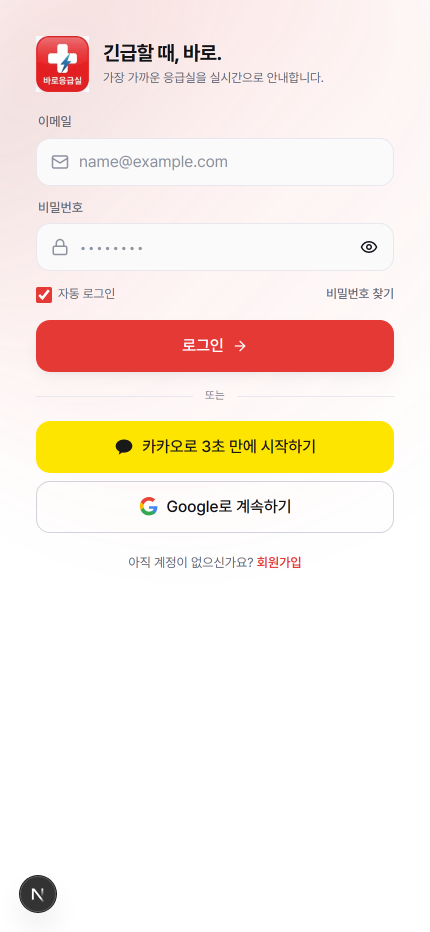
#> input picture .design-preview/video/01_login.png, 860 x 1864 px (shown at 1/2 size)
$ python -i compose.py   (imports and definitions only)   (older library calls are emulated)
#> lines starting #> are read from the running program, lines starting #| are printed output that depends on the picture; after the words box and inside, x2 and y2 are one past the last pixel; in counts of white or black regions, pixels touching at a corner belong together
"""
Compose the BaroER 60-70s YouTube promo video.

Architecture
------------
- 1920x1080 @ 30 fps, H.264 / AAC via moviepy (imageio-ffmpeg binary bundled).
- Scene-based storyboard (see STORYBOARD below). Each scene is a list of
  layered clips (background gradient, app screenshot, title, subtitle, keyword
  chips, progress bar).
- Text rendering: PIL with Malgun Gothic so all Korean glyphs render crisply
  even without ImageMagick installed (moviepy's TextClip requires IM).

Run:
    python scripts/video/compose.py
Outputs:
    out/baroer_promo_1080p.mp4
"""

from __future__ import annotations

import math
from dataclasses import dataclass, field
from pathlib import Path
from typing import Callable, Optional

import numpy as np
from PIL import Image, ImageDraw, ImageFilter, ImageFont

from moviepy.editor import (
    AudioFileClip,
    ColorClip,
    CompositeVideoClip,
    ImageClip,
    concatenate_videoclips,
)

# ---------------------------------------------------------------------------
# Config
# ---------------------------------------------------------------------------

ROOT = Path(__file__).resolve().parents[2]
CAP = ROOT / ".design-preview" / "video"
DP = ROOT / ".design-preview"
OUT = ROOT / "out"
# [1 line not run here, left out]

W, H = 1920, 1080
FPS = 30

FONT_BOLD = "C:/Windows/Fonts/malgunbd.ttf"
FONT_REG = "C:/Windows/Fonts/malgun.ttf"

# Brand palette (matches app)
BRAND = (220, 38, 38)         # primary red
BRAND_DARK = (127, 29, 29)
INK = (17, 24, 39)            # near-black
SUB = (107, 114, 128)
BG_TOP = (255, 245, 245)
BG_BOT = (250, 250, 252)
ACCENT = (245, 158, 11)

# ---------------------------------------------------------------------------
# PIL → ImageClip helpers
# ---------------------------------------------------------------------------

def _pil_to_clip(img: Image.Image, duration: float) -> ImageClip:
    return ImageClip(np.array(img.convert("RGBA"))).set_duration(duration)


def _load_font(size: int, bold: bool = True) -> ImageFont.FreeTypeFont:
    path = FONT_BOLD if bold else FONT_REG
    return ImageFont.truetype(path, size=size)


# [17 lines left out: functions _text_size, make_gradient_bg, not called in this run]


# Cached background so it's generated only once.
_BG_CACHE: Optional[Image.Image] = None


# [5 lines left out: function bg_clip, not called in this run]


# ---------------------------------------------------------------------------
# Decorative elements
# ---------------------------------------------------------------------------

def rounded_rect_mask(size, radius):
    w, h = size
    m = Image.new("L", size, 0)
    d = ImageDraw.Draw(m)
    d.rounded_rectangle((0, 0, w, h), radius=radius, fill=255)
    return m


def phone_frame(screenshot_path: Path, height: int = 880) -> Image.Image:
    """Render a mobile screenshot inside a subtle phone bezel."""
#> called with screenshot_path = '../../.design-preview/video/01_login.png', height = 880
    shot = Image.open(screenshot_path).convert("RGBA")
    sw, sh = shot.size
#> sw = 860; sh = 1864
    target_h = height
    target_w = int(sw * target_h / sh)
#> target_w = 406
    shot = shot.resize((target_w, target_h), Image.LANCZOS)
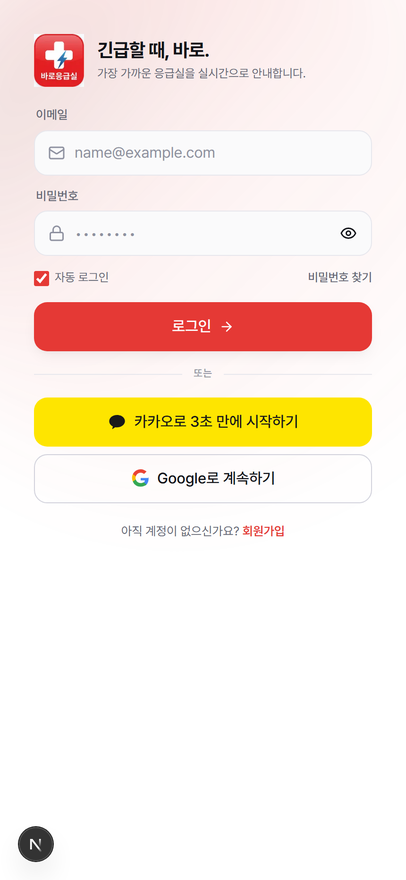
#> shot: PIL image 406x880 RGBA; mean R, G, B, A 249, 235.4, 225.3, 255

    pad = 14
    bezel_w = target_w + pad * 2
#> bezel_w = 434
    bezel_h = target_h + pad * 2
    bezel = Image.new("RGBA", (bezel_w, bezel_h), (255, 255, 255, 0))

    # Drop shadow
    shadow = Image.new("RGBA", (bezel_w + 60, bezel_h + 60), (0, 0, 0, 0))
#> shadow: PIL image 494x968 RGBA; every value is 0
    sd = ImageDraw.Draw(shadow)
    sd.rounded_rectangle(
        (30, 35, 30 + bezel_w, 35 + bezel_h),
        radius=58,
        fill=(20, 20, 30, 120),
    )
    shadow = shadow.filter(ImageFilter.GaussianBlur(18))
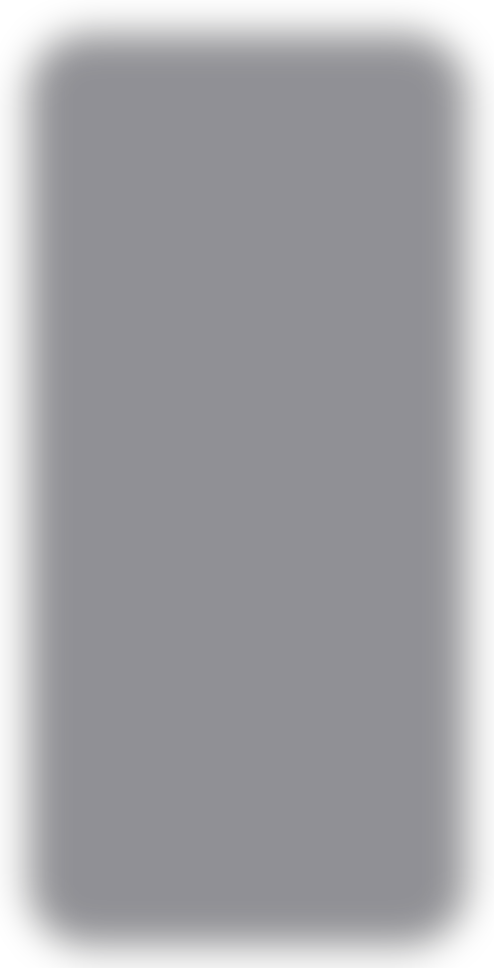
#> shadow: PIL image 494x968 RGBA; mean R, G, B, A 16.4, 16.4, 24.6, 98.3; transparent parts drawn white

    body = Image.new("RGBA", (bezel_w, bezel_h), (255, 255, 255, 255))
#> body: PIL image 434x908 RGBA; every value is 255
    bd = ImageDraw.Draw(body)
    bd.rounded_rectangle((0, 0, bezel_w, bezel_h), radius=54, outline=(220, 220, 230, 255), width=2)

    # Inner mask for screenshot
    mask = rounded_rect_mask((target_w, target_h), 42)
#> in rounded_rect_mask, `m = Image.new("L", size, 0)`: m: PIL image 406x880 L; every value is 0
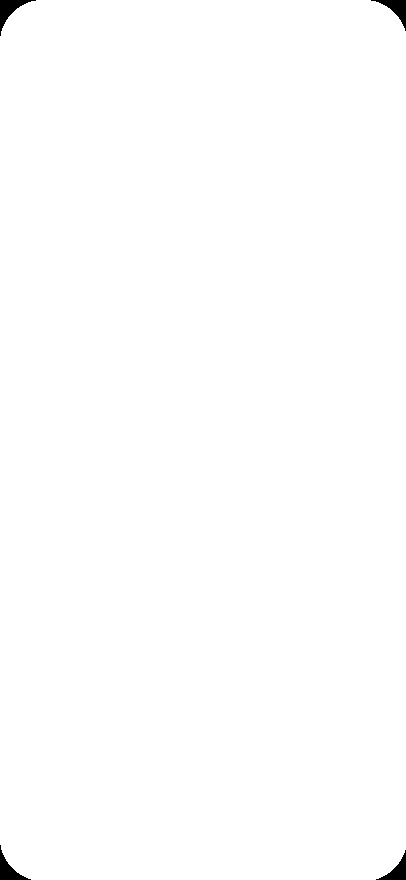
#> mask: PIL image 406x880 L; 99.6% white; 4 black regions, box (x1, y1, x2, y2) and area: (0, 0, 36, 36) 393, (371, 0, 406, 31) 357, (0, 845, 31, 880) 357, (376, 850, 406, 880) 322
    body.paste(shot, (pad, pad), mask)
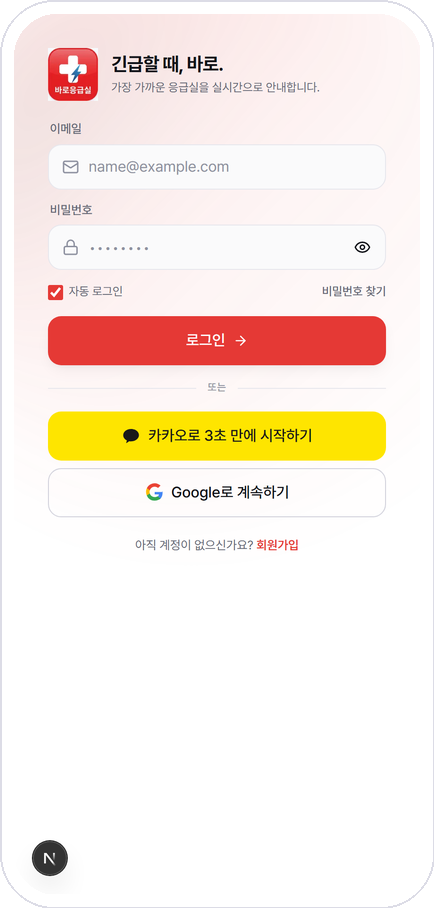
#> body: PIL image 434x908 RGBA; mean R, G, B, A 249.2, 236.9, 227.8, 255

    out = Image.new("RGBA", (bezel_w + 60, bezel_h + 60), (0, 0, 0, 0))
    out.alpha_composite(shadow)
    out.alpha_composite(body, (30, 35))
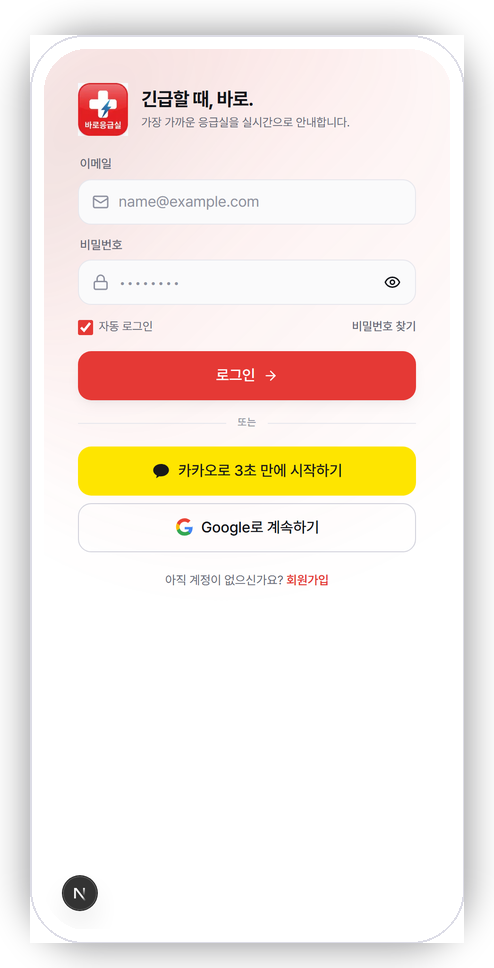
#> out: PIL image 494x968 RGBA; mean R, G, B, A 206.1, 196, 188.9, 214.6; transparent parts drawn white
    return out


# [122 lines left out: functions desktop_frame, text_image, keyword_chip, not called in this run]


# ---------------------------------------------------------------------------
# Motion helpers (moviepy position / fx lambdas)
# ---------------------------------------------------------------------------

def ease_out(t: float) -> float:
    return 1 - (1 - t) ** 3


def fade_in(clip, d: float = 0.5):
    return clip.crossfadein(d)


# [14 lines left out: functions slide_up, rise_in, not called in this run]


# ---------------------------------------------------------------------------
# Scene builders
# ---------------------------------------------------------------------------

@dataclass
class Scene:
    name: str
    duration: float
    builder: Callable[[float], CompositeVideoClip]


# [250 lines left out: functions scene_intro, scene_problem, scene_pwa, scene_feature, scene_outro, not called in this run]


# ---------------------------------------------------------------------------
# Storyboard
# ---------------------------------------------------------------------------

STORYBOARD: list[Scene] = [
    Scene("intro", 5.5, lambda d: scene_intro(d)),
    Scene("problem", 7.5, lambda d: scene_problem(d)),
    Scene("pwa", 8.5, lambda d: scene_pwa(d)),
    Scene(
        "symptom_ktas",
        9.5,
        lambda d: scene_feature(
            d,
            title="증상 입력 → KTAS 자동 분류",
            subtitle="음성 · 이모지 · 메모 기반 증상 입력과\n레드플래그 규칙으로 중증도(Level 1~5)를 즉시 추정합니다.",
            screenshot=CAP / "05_search.png",
            keywords=["· 음성 입력 (STT)", "· KTAS 자동 추정", "· 레드플래그 경보"],
        ),
    ),
    Scene(
        "map_phone",
        9.5,
        lambda d: scene_feature(
            d,
            title="실시간 수용 가능 응급실",
            subtitle="공공 E-Gen 데이터 기반으로 수용 여부 · 병상 수 · 전문의를\n지도와 리스트에서 한눈에 확인 → 자동 전화까지 한 흐름.",
            screenshot=CAP / "map_list_cropped.png",
            keywords=["· 수용가능 · 혼잡 · 불가 색상 구분", "· 반경 5/10/20km 즉시 조정", "· 동시 3~5곳 자동 전화"],
            accent=BRAND,
            align_phone_right=True,
            use_phone_frame=False,
            image_width=560,
        ),
    ),
    Scene(
        "paramedic",
        8.5,
        lambda d: scene_feature(
            d,
            title="구급대원 전용 모드",
            subtitle="출동부터 이송 완료까지 타임스탬프 자동 기록.\nPDF · Excel 보고서를 원터치로 내보내 행정 부담을 줄입니다.",
            screenshot=CAP / "07_dispatch.png",
            keywords=["· 출동 자동 로그", "· PDF / Excel 내보내기", "· 119 · E-Gen 연계"],
            accent=BRAND_DARK,
        ),
    ),
    Scene(
        "safety",
        7.0,
        lambda d: scene_feature(
            d,
            title="믿고 쓸 수 있는 공공 데이터",
            subtitle="E-Gen · 국립중앙의료원 · 보건복지부 · KTAS\n응급의료 표준 데이터로 안전하게 연동합니다.",
            screenshot=CAP / "10_help.png",
            keywords=["· E-Gen 실시간 연동", "· KTAS 표준 적용", "· 개인정보 서버 보호"],
        ),
    ),
    Scene("outro", 6.0, lambda d: scene_outro(d)),
]


# [30 lines left out: function build_video, not called in this run]


# [2 lines not run here, left out]

>>> result = phone_frame('../../.design-preview/video/01_login.png')

$ run again, on .design-preview/video/09_settings.png
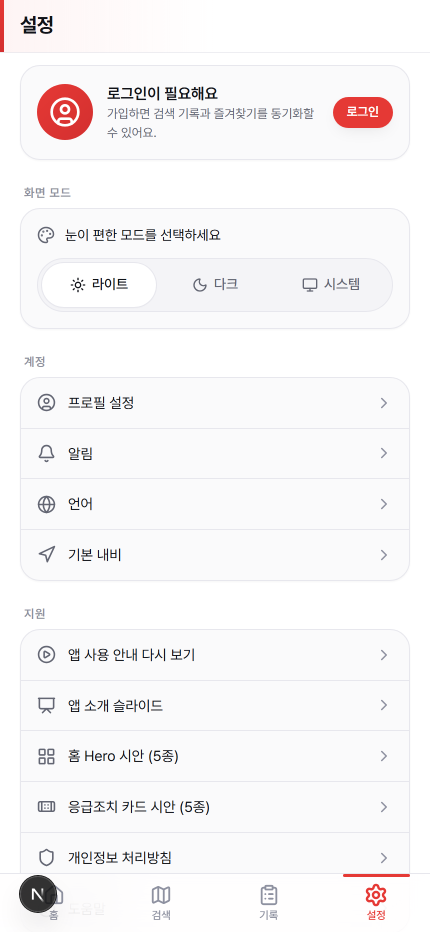
#> input picture .design-preview/video/09_settings.png, 860 x 1864 px (shown at 1/2 size)
#> m: PIL image 406x880 L; every value is 0
#> mask: PIL image 406x880 L; 99.6% white; 4 black regions, box (x1, y1, x2, y2) and area: (0, 0, 36, 36) 393, (371, 0, 406, 31) 357, (0, 845, 31, 880) 357, (376, 850, 406, 880) 322
#> in phone_frame, `body.paste(shot, (pad, pad), mask)`:
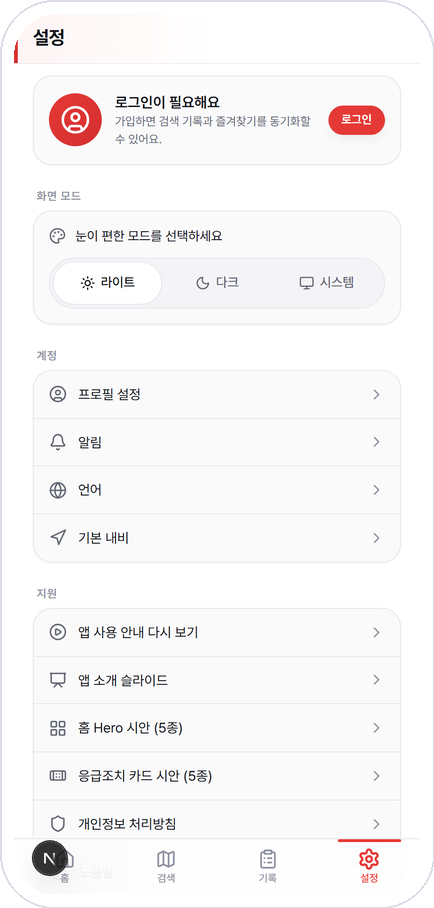
#> body: PIL image 434x908 RGBA; mean R, G, B, A 247.4, 245.6, 246.6, 255
#> in phone_frame, `out.alpha_composite(body, (30, 35))`:
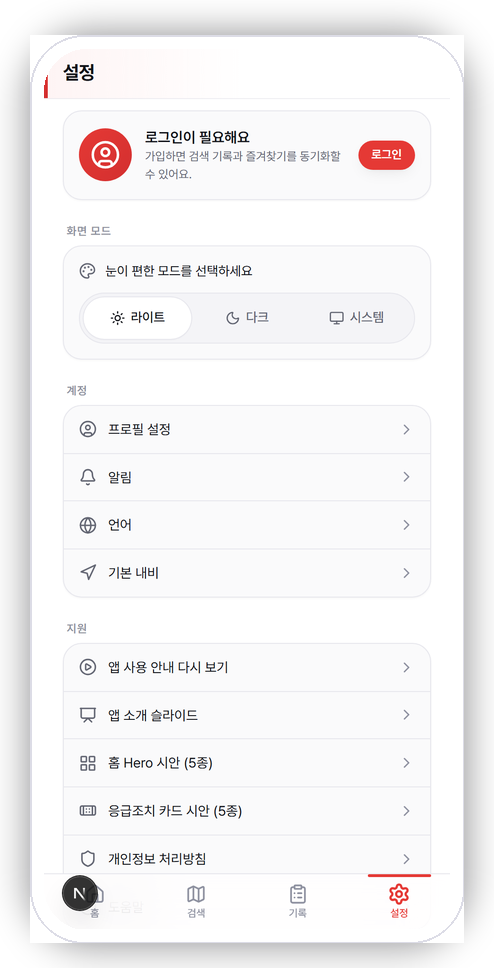
#> out: PIL image 494x968 RGBA; mean R, G, B, A 204.6, 203.2, 204.3, 214.6; transparent parts drawn white
